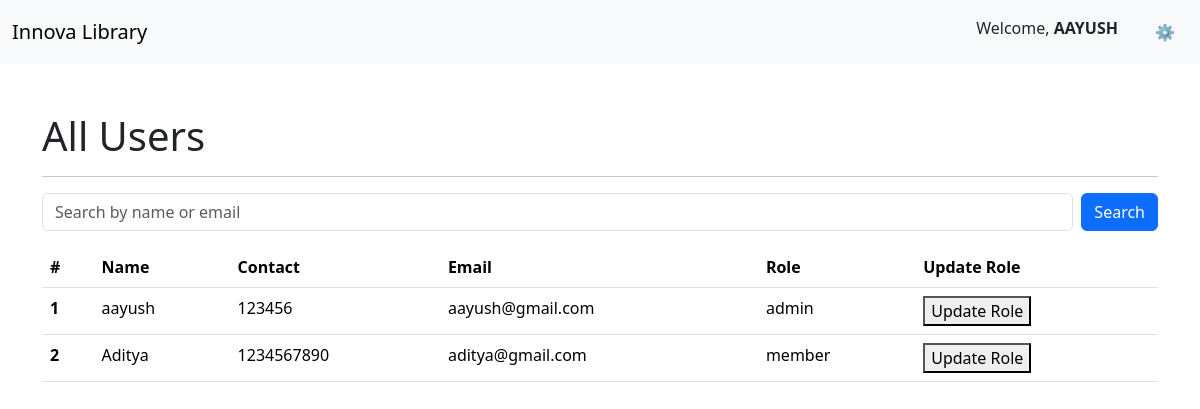
The app's page /alluser/ (signed in) with its own data.
### member/models.py (models this page shows, shortened)
class Member(models.Model):
    ROLE_CHOICES = (
        ('admin', 'Admin'),
        ('member', 'Member'),
    )
    name = models.CharField(max_length=100)
    contact = models.BigIntegerField()
    email = models.EmailField(max_length=100,unique=True)
    password = models.CharField(max_length=128)
    role = models.CharField(max_length=10,choices=ROLE_CHOICES,default='member')
    created_at = models.DateTimeField(auto_now_add=True)

### member/decorators.py (the view)
    def wrapper(request, *args, **kwargs):
        if not request.session.get("member_id"):
            messages.error(request, "Please login first")
            return redirect("login")
        if request.session.get("role") != "admin":
            messages.error(request, "Admin access required")
            return redirect("login")
        return view_func(request, *args, **kwargs)

### member/views.py (called while the page is built, shortened)
@admin_required
def alluser(request):
    if request.session.get('role') != 'admin':
        messages.error(request, "Only admin can access this feature")
        return redirect('login')
    users = Member.objects.all().order_by('role')
    return render(request, 'alluser.html', {'users': users})

### member/templates/alluser.html (shortened to what this page needs)
{%extends 'base.html'%}
{%block content%}
<div class="container mt-5">
<h1> All Users</h1>
<hr>
<form method="post">
    <div class="mb-3 d-flex gap-2">
      <input type="text" class="form-control" name="search" placeholder="Search by name or email" >
      <button type="submit" class="btn btn-primary">Search</button>
    </div>
</form>
<table class="table">
  <thead>
    <tr>
      <th scope="col">#</th>
      <th scope="col">Name</th>
      <th scope="col">Contact</th>
      <th scope="col">Email</th>
      <th scope="col">Role</th>
      <th scope="col">Update Role</th>
    </tr>
  </thead>
  <tbody>
    {% for user in users%}
    <tr>
      <th scope="row">{{forloop.counter}}</th>
      <td>{{user.name}}</td>
      <td>{{user.contact}}</td>
      <td>{{user.email}}</td>
      <td>{{user.role}}</td>
      <td><button><a href="/updaterole/{{user.id}}">Update Role</a></button>
    </tr>
    {%endfor%}
  </tbody>
</table>
</div>
{%endblock%}

### member/templates/base.html (shortened to what this page needs)
<!DOCTYPE html>
<html lang="en">
<head>
    <link href="https://cdn.jsdelivr.net/npm/bootstrap@5.3.8/dist/css/bootstrap.min.css" rel="stylesheet"
>
</head>
<body>
    <nav class="navbar bg-body-tertiary">
        <div class="container-fluid">
            <a class="navbar-brand">Innova Library</a>
            {%if request.session.member_id%}
            <form class="d-flex" role="search">
                <p class="mx-4 mt-2">Welcome, <strong>{{request.session.name | upper}}</strong></p>
                <button class="btn" type="button" data-bs-toggle="offcanvas"
                    data-bs-target="#offcanvasWithBothOptions" aria-controls="offcanvasWithBothOptions">⚙️</button>
            </form>
            {%else%}
            <form class="d-flex" role="search">
                <button class="btn btn-primary" type="button" data-bs-toggle="offcanvas"
                    data-bs-target="#offcanvasWithBothOptions" aria-controls="offcanvasWithBothOptions"><a
                        href="/login/" style="color: aliceblue;">Login</a></button>
            </form>
            {%endif%}
        </div>
    </nav>
    {%block content%}
    {%endblock%}
</body>
</html>

### member/templates/base.html (style rules this page uses)
a { text-decoration: none; color: inherit; }

### records on screen
Member: session.name "AAYUSH", name "aayush", contact "123456", email "aayush@gmail.com", role "admin"
Member: name "Aditya", contact "1234567890", email "aditya@gmail.com", role "member"
